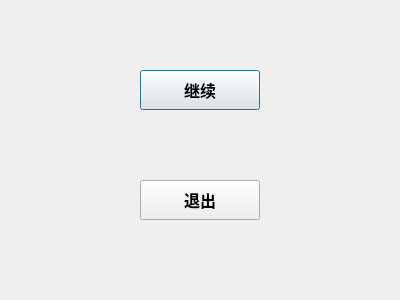
<?xml version="1.0" encoding="UTF-8"?>
<ui version="4.0">
 <class>dialog_pause</class>
 <widget class="QDialog" name="dialog_pause">
  <property name="geometry">
   <rect>
    <x>0</x>
    <y>0</y>
    <width>400</width>
    <height>300</height>
   </rect>
  </property>
  <property name="windowTitle">
   <string>Dialog</string>
  </property>
  <widget class="QPushButton" name="button_continue">
   <property name="geometry">
    <rect>
     <x>140</x>
     <y>70</y>
     <width>120</width>
     <height>40</height>
    </rect>
   </property>
   <property name="font">
    <font>
     <pointsize>12</pointsize>
     <weight>75</weight>
     <bold>true</bold>
    </font>
   </property>
   <property name="text">
    <string>继续</string>
   </property>
  </widget>
  <widget class="QPushButton" name="button_stop">
   <property name="geometry">
    <rect>
     <x>140</x>
     <y>180</y>
     <width>120</width>
     <height>40</height>
    </rect>
   </property>
   <property name="font">
    <font>
     <pointsize>12</pointsize>
     <weight>75</weight>
     <bold>true</bold>
    </font>
   </property>
   <property name="text">
    <string>退出</string>
   </property>
  </widget>
 </widget>
 <resources/>
 <connections/>
</ui>
